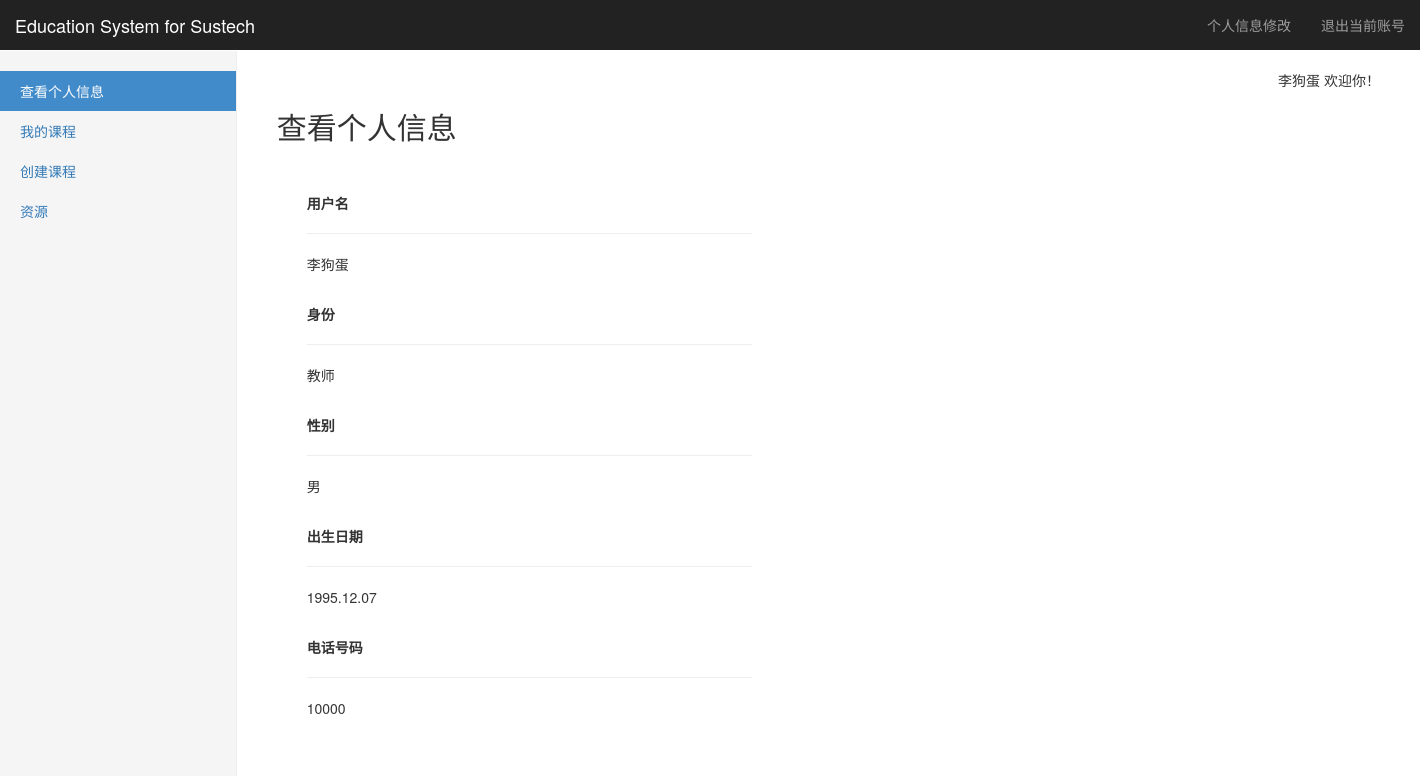
Page /myinformation (signed in) on the committed database.
### tables this page shows
CREATE TABLE "account" (
	`userid`	INTEGER NOT NULL PRIMARY KEY AUTOINCREMENT,
	`username`	string NOT NULL,
	`password`	string NOT NULL,
	`privilege`	int NOT NULL
);

CREATE TABLE "infor" (
	`userid`	int NOT NULL,
	`telephone`	string NOT NULL,
	`sex`	string NOT NULL,
	`born`	string NOT NULL
);

### Listener.py (the view)
@app.route(myinformation_url, methods=['GET', 'POST'])
def myinformation():
    infor=SQL_Infor(get_db())
    if not (session.get('login') and session.get('username') and session.get('privilege')):
        return redirect(url_for('logout'))
    username = session['username']
    p = session['privilege']
    sidebar = GetSideBar(GetBar(p),'查看个人信息')
    user={'privilege':p,'sex':'未填写','telephone':'未填写','born':'未填写'}
    userinfor = infor.GetInfor(username)
    if (len(userinfor) != 1):
        pass
    else:
        myinfor = userinfor[0]
        user['telephone'] = myinfor[1]
        user['sex'] = myinfor[2]
        user['born'] = myinfor[3]
    return render_template('myinformation.html', username=username, sidebar=sidebar,user=user,p=p)

### Config/Link_db.py (called while the page is built)
    def select(self,sql):
        try:
            self.__cursor.execute(sql)
            data = self.__cursor.fetchall()
            return data
        except:
            print("Error: unable to fecth data with sql query: "+sql)
            return False

    def close(self):
        if(self.__db!=None):
            self.__db.close()

### Listener.py (called while the page is built)
def get_db():   #使用flask的g对象，每次访问都会有个独立的g对象，保证线程的数据库操作的安全
    if not hasattr(g, 'db'):
        g.db = Link_db()
    return g.db

def GetBar(privilege):  #根据用户privilege返回不同的sidebar
    if(privilege==3):
        return adminbar
    elif(privilege==2):
        return teacherbar
    elif(privilege==1):
        return studentbar

### SQL_libarary/Func_lib.py (called while the page is built)
def GetSideBar(sidebar,activebar=None): #对sidebar进行整理并返回整理好的元组
    result=[]
    for key in sidebar:
        bar1={}
        bar1['name']=key
        bar1['href']=sidebar[key]
        if(activebar==key):
            bar1['active']='active'
        result.append(bar1)
    return result

### SQL_libarary/SQL_Infor.py (called while the page is built)
    def GetInfor(self, username):
            sql = " select username,telephone,sex,born from %s i join %s a on a.userid=i.userid " \
                  "where a.username='%s'" % (InforTable,AccountTable, username)
            data = self.__db.select(sql)
            if (data != False):
                return data
            else:
                return None

### templates/myinformation.html (shortened to what this page needs)
{% extends "layout.html" %}
{% block body %}
<h2> 查看个人信息</h2>
<br/>
<br/>
<div class="container">
	<div class="col-sm-5">
		<strong>用户名</strong>
		<HR>
		<p>{{ username }}</p>
		<br/>
		<strong>身份</strong>
		<HR>
		<p>
		{% if user.privilege==1 %}
		学生
		{% elif user.privilege==2 %}
		教师
		{% elif user.privilege==3 %}
		管理员
		{% endif %}
		</p>
		<br/>
		<strong>性别</strong>
		<HR>
		<p>{{ user.sex }}</p>
		<br/>
		<strong>出生日期</strong>
		<HR>
		<p>{{ user.born }}</p>
		<br/>
		<strong>电话号码</strong>
		<HR>
		<p>{{ user.telephone }}</p>
	 </div>
</div>
{% endblock %}

### templates/layout.html (shortened to what this page needs)
<!DOCTYPE html>
<html lang="zh-CN">
  <head>
	<link href="../static/css/bootstrap.min.css" rel="stylesheet">
	<link href="../static/css/dashboard.css" rel="stylesheet">
	<link href="../static/css/upload.css" rel="stylesheet">
  </head>
  <body>
	    <nav class="navbar navbar-inverse navbar-fixed-top">
		  <div class="container-fluid">
			<div class="navbar-header">
			  <a class="navbar-brand" href="/introduction">Education System for Sustech</a>
			</div>
			<div id="navbar" class="navbar-collapse collapse">
			  <ul class="nav navbar-nav navbar-right">
				<li><a href="/myinformation/change">个人信息修改</a></li>
				<li><a href="/logout">退出当前账号</a></li>
			  </ul>
			</div>
		  </div>
		</nav>
		<div class="container-fluid">
		  <div class="row">
			<div class="col-sm-3 col-md-2 sidebar">
			  <ul class="nav nav-sidebar">
			  {% for bar in sidebar %}
				<li {% if bar.active=="active" %}class="active"{% endif %}>
					<a href="{{ bar.href }}">{{ bar.name }}</a>
				</li>
			  {% endfor %}
			  </ul>
			</div>
			<div class="col-sm-9 col-sm-offset-3 col-md-10 col-md-offset-2 main">
			<p class="text-right">{{ username }}  欢迎你！</p>
				{% block body %}{% endblock %}
			</div>
		  </div>
		</div>
  </body>
</html>

### static/css/dashboard.css (style rules this page uses)
body { padding-top: 50px; }
.navbar-fixed-top { border: 0; }
.sidebar { display: none; }
@media (min-width: 768px) { .sidebar { position: fixed; top: 51px; bottom: 0; left: 0; z-index: 1000; display: block; padding: 20px; overflow-x: hidden; overflow-y: auto; background-color: #f5f5f5; border-right: 1px solid #eee; } }
.nav-sidebar { margin-right: -21px; margin-bottom: 20px; margin-left: -20px; }
.nav-sidebar > li > a { padding-right: 20px; padding-left: 20px; }
.nav-sidebar > .active > a, .nav-sidebar > .active > a:hover, .nav-sidebar > .active > a:focus { color: #fff; background-color: #428bca; }
.main { padding: 20px; }
@media (min-width: 768px) { .main { padding-right: 40px; padding-left: 40px; } }

### rows in the picture
account: username "李狗蛋"
infor: sex "男", born "1995.12.07", telephone "10000"

### other values in the picture
{{ bar.name }} "查看个人信息" "我的课程" "创建课程" "资源"
